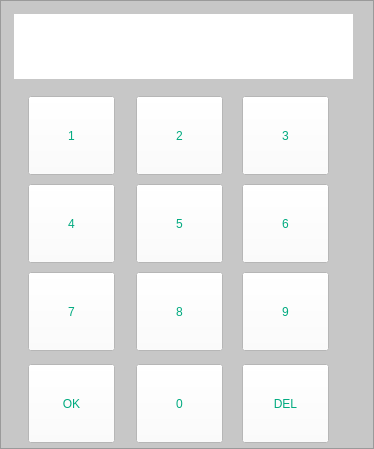
<?xml version="1.0" encoding="UTF-8"?>
<ui version="4.0">
 <class>Frame</class>
 <widget class="QFrame" name="Frame">
  <property name="geometry">
   <rect>
    <x>0</x>
    <y>0</y>
    <width>374</width>
    <height>449</height>
   </rect>
  </property>
  <property name="windowTitle">
   <string>Frame</string>
  </property>
  <property name="styleSheet">
   <string notr="true">background-color: rgb(199, 199, 199);
</string>
  </property>
  <property name="frameShape">
   <enum>QFrame::StyledPanel</enum>
  </property>
  <property name="frameShadow">
   <enum>QFrame::Raised</enum>
  </property>
  <widget class="QPushButton" name="pushButton_1">
   <property name="geometry">
    <rect>
     <x>28</x>
     <y>96</y>
     <width>87</width>
     <height>79</height>
    </rect>
   </property>
   <property name="styleSheet">
    <string notr="true">background-color: rgb(255, 255, 255);
color: rgb(0, 170, 127);
font: 75 bold 26pt &quot;Ubuntu&quot;;</string>
   </property>
   <property name="text">
    <string>1</string>
   </property>
  </widget>
  <widget class="QPushButton" name="pushButton_2">
   <property name="geometry">
    <rect>
     <x>136</x>
     <y>96</y>
     <width>87</width>
     <height>79</height>
    </rect>
   </property>
   <property name="styleSheet">
    <string notr="true">background-color: rgb(255, 255, 255);
color: rgb(0, 170, 127);
font: 75 bold 26pt &quot;Ubuntu&quot;;</string>
   </property>
   <property name="text">
    <string>2</string>
   </property>
  </widget>
  <widget class="QPushButton" name="pushButton_3">
   <property name="geometry">
    <rect>
     <x>242</x>
     <y>96</y>
     <width>87</width>
     <height>79</height>
    </rect>
   </property>
   <property name="styleSheet">
    <string notr="true">background-color: rgb(255, 255, 255);
color: rgb(0, 170, 127);
font: 75 bold 26pt &quot;Ubuntu&quot;;</string>
   </property>
   <property name="text">
    <string>3</string>
   </property>
  </widget>
  <widget class="QPushButton" name="pushButton_4">
   <property name="geometry">
    <rect>
     <x>28</x>
     <y>184</y>
     <width>87</width>
     <height>79</height>
    </rect>
   </property>
   <property name="styleSheet">
    <string notr="true">background-color: rgb(255, 255, 255);
color: rgb(0, 170, 127);
font: 75 bold 26pt &quot;Ubuntu&quot;;</string>
   </property>
   <property name="text">
    <string>4</string>
   </property>
  </widget>
  <widget class="QPushButton" name="pushButton_5">
   <property name="geometry">
    <rect>
     <x>136</x>
     <y>184</y>
     <width>87</width>
     <height>79</height>
    </rect>
   </property>
   <property name="styleSheet">
    <string notr="true">background-color: rgb(255, 255, 255);
color: rgb(0, 170, 127);
font: 75 bold 26pt &quot;Ubuntu&quot;;</string>
   </property>
   <property name="text">
    <string>5</string>
   </property>
  </widget>
  <widget class="QPushButton" name="pushButton_6">
   <property name="geometry">
    <rect>
     <x>242</x>
     <y>184</y>
     <width>87</width>
     <height>79</height>
    </rect>
   </property>
   <property name="styleSheet">
    <string notr="true">background-color: rgb(255, 255, 255);
color: rgb(0, 170, 127);
font: 75 bold 26pt &quot;Ubuntu&quot;;</string>
   </property>
   <property name="text">
    <string>6</string>
   </property>
  </widget>
  <widget class="QPushButton" name="pushButton_7">
   <property name="geometry">
    <rect>
     <x>28</x>
     <y>272</y>
     <width>87</width>
     <height>79</height>
    </rect>
   </property>
   <property name="styleSheet">
    <string notr="true">background-color: rgb(255, 255, 255);
color: rgb(0, 170, 127);
font: 75 bold 26pt &quot;Ubuntu&quot;;</string>
   </property>
   <property name="text">
    <string>7</string>
   </property>
  </widget>
  <widget class="QPushButton" name="pushButton_8">
   <property name="geometry">
    <rect>
     <x>136</x>
     <y>272</y>
     <width>87</width>
     <height>79</height>
    </rect>
   </property>
   <property name="styleSheet">
    <string notr="true">background-color: rgb(255, 255, 255);
color: rgb(0, 170, 127);
font: 75 bold 26pt &quot;Ubuntu&quot;;</string>
   </property>
   <property name="text">
    <string>8</string>
   </property>
  </widget>
  <widget class="QPushButton" name="pushButton_9">
   <property name="geometry">
    <rect>
     <x>242</x>
     <y>272</y>
     <width>87</width>
     <height>79</height>
    </rect>
   </property>
   <property name="styleSheet">
    <string notr="true">background-color: rgb(255, 255, 255);
color: rgb(0, 170, 127);
font: 75 bold 26pt &quot;Ubuntu&quot;;</string>
   </property>
   <property name="text">
    <string>9</string>
   </property>
  </widget>
  <widget class="QPushButton" name="pushButton_OK">
   <property name="geometry">
    <rect>
     <x>28</x>
     <y>364</y>
     <width>87</width>
     <height>79</height>
    </rect>
   </property>
   <property name="styleSheet">
    <string notr="true">background-color: rgb(255, 255, 255);
color: rgb(0, 170, 127);
font: 75 bold 26pt &quot;Ubuntu&quot;;</string>
   </property>
   <property name="text">
    <string>OK</string>
   </property>
  </widget>
  <widget class="QPushButton" name="pushButton_0">
   <property name="geometry">
    <rect>
     <x>136</x>
     <y>364</y>
     <width>87</width>
     <height>79</height>
    </rect>
   </property>
   <property name="styleSheet">
    <string notr="true">background-color: rgb(255, 255, 255);
color: rgb(0, 170, 127);
font: 75 bold 26pt &quot;Ubuntu&quot;;</string>
   </property>
   <property name="text">
    <string>0</string>
   </property>
  </widget>
  <widget class="QPushButton" name="pushButton_del">
   <property name="geometry">
    <rect>
     <x>242</x>
     <y>364</y>
     <width>87</width>
     <height>79</height>
    </rect>
   </property>
   <property name="styleSheet">
    <string notr="true">background-color: rgb(255, 255, 255);
color: rgb(0, 170, 127);
font: 75 bold 26pt &quot;Ubuntu&quot;;</string>
   </property>
   <property name="text">
    <string>DEL</string>
   </property>
  </widget>
  <widget class="QLabel" name="label_forShowNumber">
   <property name="geometry">
    <rect>
     <x>14</x>
     <y>14</y>
     <width>339</width>
     <height>65</height>
    </rect>
   </property>
   <property name="styleSheet">
    <string notr="true">color: rgb(0, 170, 127);
font: 57 bold 26pt &quot;Ubuntu&quot;;
background-color: rgb(255, 255, 255);</string>
   </property>
   <property name="text">
    <string/>
   </property>
   <property name="alignment">
    <set>Qt::AlignCenter</set>
   </property>
  </widget>
 </widget>
 <resources/>
 <connections/>
</ui>
